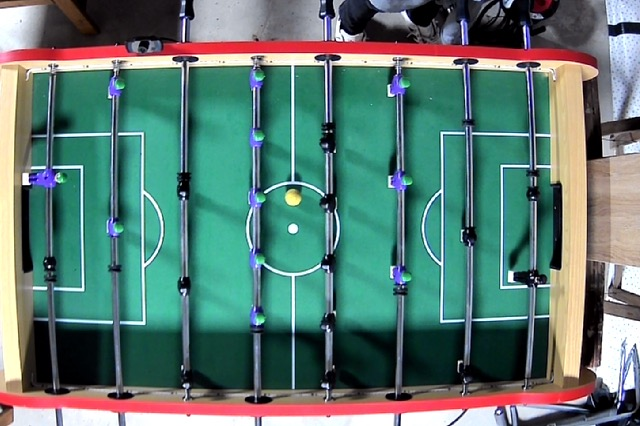
#> input picture images/light-1.jpg, 640 x 426 px
$ python image.py --image ../images/light-1.jpg
#> lines starting #> are read from the running program, lines starting #| are printed output that depends on the picture; after the words box and inside, x2 and y2 are one past the last pixel; in counts of white or black regions, pixels touching at a corner belong together
import numpy as np
import argparse
import cv2
import sys


MIN_DIST = 50
PARAM_1 = 40
PARAM_2 = 20
MIN_RADIUS = 7
MAX_RADIUS = 10

ap = argparse.ArgumentParser()
ap.add_argument("-i", "--image", help = "Path to the image")
args = vars(ap.parse_args())

# load the image, clone it for output, and then convert it to grayscale
image = cv2.imread(args["image"])
#> image is the input picture: shape (426, 640, 3); mean B, G, R 114.8, 121.7, 92.5
output = image.copy()
gray = cv2.cvtColor(image, cv2.COLOR_BGR2GRAY)
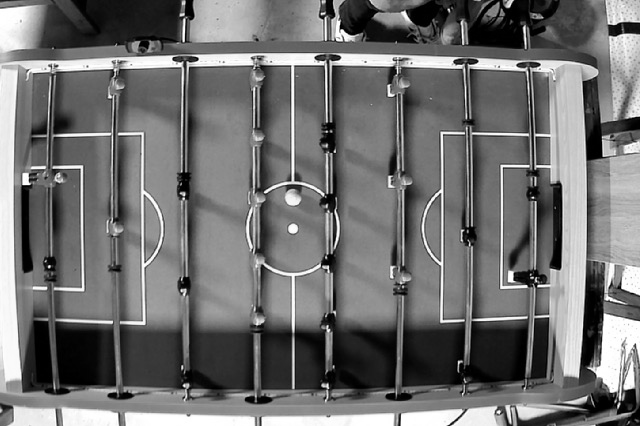
#> gray: shape (426, 640); min 0, max 255, mean 112.2

# detect circles in the image
circles = cv2.HoughCircles(gray, cv2.HOUGH_GRADIENT, 1.2, MIN_DIST, param1=PARAM_1, param2=PARAM_2, minRadius=MIN_RADIUS, maxRadius=MAX_RADIUS)
#> circles = [[292.2, 197.4, 7.96]]

try:
    # ensure at least some circles were found
    if circles is not None:
        # convert the (x, y) coordinates and radius of the circles to integers
        circles = np.round(circles[0, :]).astype("int")
#> circles = [[292, 197, 8]]
        # loop over the (x, y) coordinates and radius of the circles
        for (x, y, r) in circles:
            # draw the circle in the output image, then draw a rectangle
            # corresponding to the center of the circle
            cv2.circle(output, (x, y), r, (0, 255, 0), 4)
            cv2.rectangle(output, (x - 5, y - 5), (x + 5, y + 5), (0, 128, 255), -1)
            # show the output image
            cv2.imshow("output", np.hstack([image, output]))
            cv2.waitKey(0)
#> this loop made 1 pass
#> pass 1, `cv2.imshow("output", np.hstack([image, output]))`:
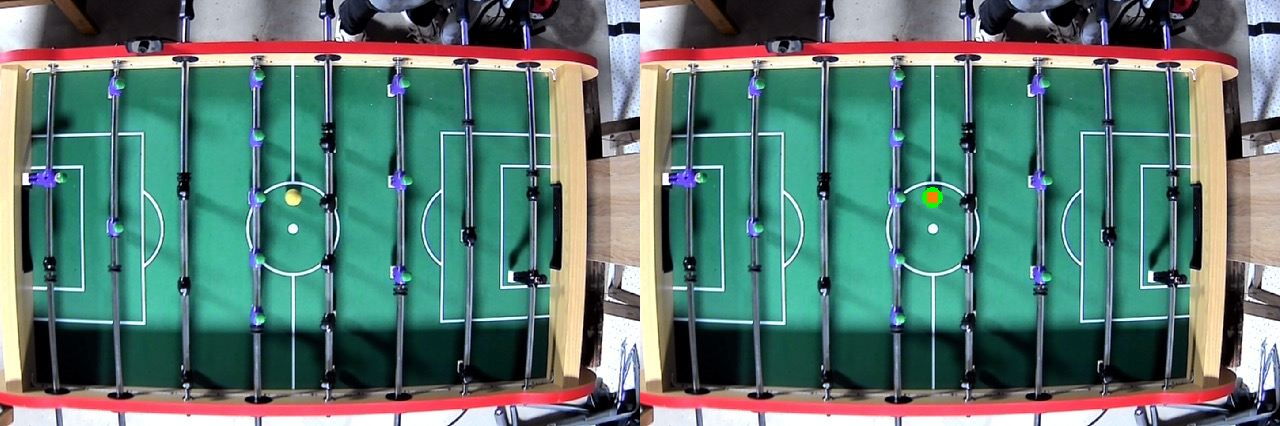
#> window 'output': shape (426, 1280, 3); mean B, G, R 114.7, 121.7, 92.5
#> after the loop:
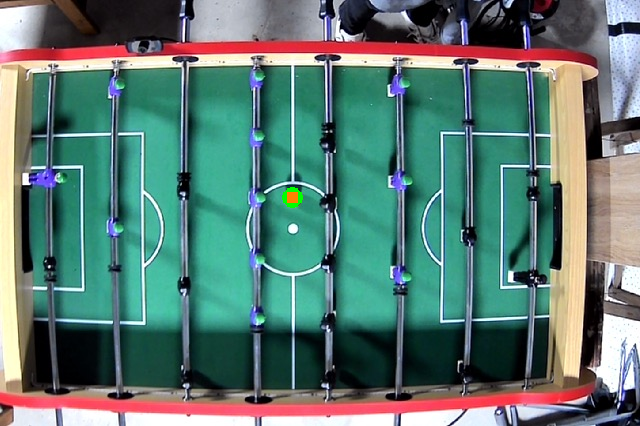
#> output: shape (426, 640, 3); 0.12% of pixels changed, all inside (x1, y1, x2, y2) = (282, 187, 303, 208)

except KeyboardInterrupt:
    sys.exit()
